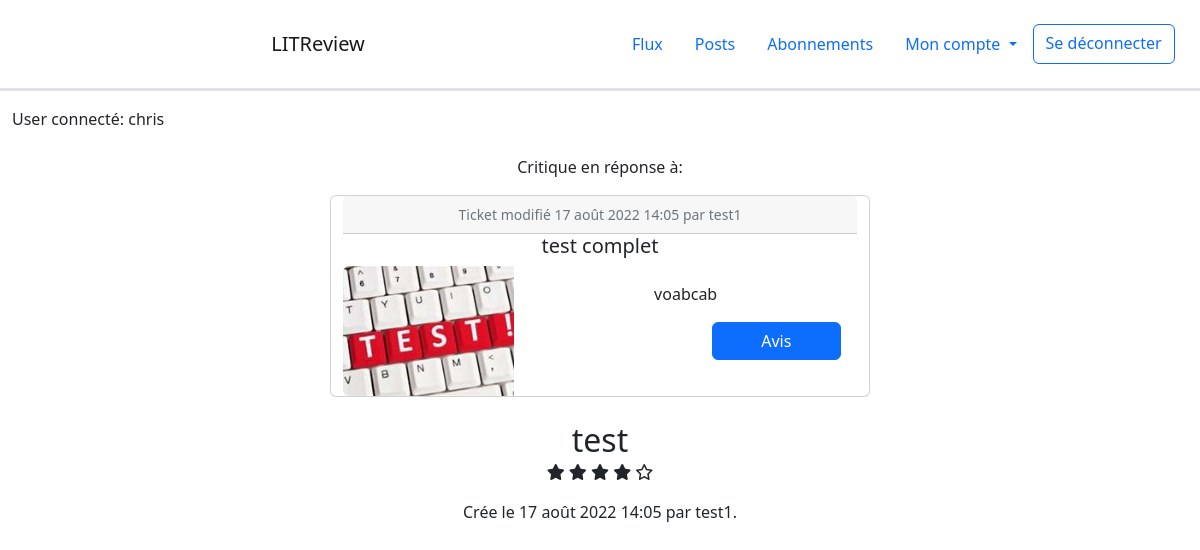
Page /review/34 (signed in) on the committed database.
### authentication/models.py (models this page shows)
class User(AbstractUser):
    follows = models.ManyToManyField(
        'self',
        symmetrical=False,
        verbose_name='Utilisateurs suivis: ',
        through='UserFollows',
        related_name='followed_users'
    )
    followers = models.ManyToManyField(
        'self',
        symmetrical=False,
        verbose_name='Utilisateurs abonnés: ',
        through='UserFollowing',
        related_name='followed_by'
    )

### reviews/models.py (models this page shows, shortened)
class Ticket(models.Model):
    title = models.fields.CharField(max_length=128)
    description = models.fields.TextField(max_length=2048, blank=True)
    image = models.ImageField(null=True, blank=True)
    time_created = models.DateTimeField(default=timezone.now)
    last_edited = models.DateTimeField(default=timezone.now, null=True)
    user = models.ForeignKey(settings.AUTH_USER_MODEL, null=True, on_delete=models.CASCADE)
    IMAGE_MAX_SIZE = (200, 200)

class Review(models.Model):
    class Rating(models.IntegerChoices):
        ZERO = 0
        ONE = 1
        TWO = 2
        THREE = 3
        FOUR = 4
        FIVE = 5
    ticket = models.ForeignKey(Ticket, on_delete=models.CASCADE)
    headline = models.fields.CharField(max_length=128)
    body = models.fields.TextField(max_length=8192, blank=True)
    rating = models.fields.IntegerField(choices=Rating.choices, default=0)
    time_created = models.DateTimeField(timezone.now)
    last_edited = models.DateTimeField(timezone.now, null=True)
    user = models.ForeignKey(settings.AUTH_USER_MODEL, on_delete=models.CASCADE)

### reviews/views.py (the view)
# urls.py: path('review/<int:review_id>', reviews.views.view_review, name='view_review'),
@login_required
def view_review(request, review_id):
    review = get_object_or_404(models.Review, id=review_id)
    ticket = get_object_or_404(models.Ticket, id=review.ticket.id)
    return render(request, 'reviews/view_review.html', {'review': review, 'ticket': ticket})

### reviews/templates/reviews/view_review.html (shortened to what this page needs)
{% extends 'base.html' %}
{% load review_tag %}
{% block content %}
<div class="container-fluid">
    <div class="card-body text-center">
        <div class="mt-4">
            <p>Critique en réponse à:</p>
            {% include 'reviews/partials/ticket_snippet.html' with ticket=ticket %}
        </div>
        <h2 class="card-title">{{ review.headline }}</h2>
        {% if review.rating == 0 %}
            <i class="fa-regular fa-star"></i>
            <i class="fa-regular fa-star"></i>
            <i class="fa-regular fa-star"></i>
            <i class="fa-regular fa-star"></i>
            <i class="fa-regular fa-star"></i>
        {% elif review.rating == 1 %}
            <i class="fa-solid fa-star"></i>
            <i class="fa-regular fa-star"></i>
            <i class="fa-regular fa-star"></i>
            <i class="fa-regular fa-star"></i>
            <i class="fa-regular fa-star"></i>
        {% elif review.rating == 2 %}
            <i class="fa-solid fa-star"></i>
            <i class="fa-solid fa-star"></i>
            <i class="fa-regular fa-star"></i>
            <i class="fa-regular fa-star"></i>
            <i class="fa-regular fa-star"></i>
        {% elif review.rating == 3 %}
            <i class="fa-solid fa-star"></i>
            <i class="fa-solid fa-star"></i>
            <i class="fa-solid fa-star"></i>
            <i class="fa-regular fa-star"></i>
            <i class="fa-regular fa-star"></i>
        {% elif review.rating == 4 %}
            <i class="fa-solid fa-star"></i>
            <i class="fa-solid fa-star"></i>
            <i class="fa-solid fa-star"></i>
            <i class="fa-solid fa-star"></i>
            <i class="fa-regular fa-star"></i>
        {% elif review.rating == 5 %}
            <i class="fa-solid fa-star"></i>
            <i class="fa-solid fa-star"></i>
            <i class="fa-solid fa-star"></i>
            <i class="fa-solid fa-star"></i>
            <i class="fa-solid fa-star"></i>
        {% endif %}
        {% if review.last_edited %}
            <p>Crée le {{ review.time_created }} par {{ review.user }}. <br>
            Dernière modification le {{ review.last_edited }}. </p>
        {% else %}
            <p>Crée le {{ review.time_created }} par {{ review.user }}. </p>
        {% endif %}
    </div>
</div>
{% endblock content %}

### templates/base.html (shortened to what this page needs)
<html>
    <head>
        <link href="https://cdn.jsdelivr.net/npm/bootstrap@5.2.0-beta1/dist/css/bootstrap.min.css"
              rel="stylesheet"
>
    </head>
    <body>
    <div class="container-fluid">
        <div class="row border-3 d-flex flex-column flex-md-row align-items-center p-3 px-md-4 mb-3 bg-white border-bottom box-shadow">
            <header>
                <nav class="navbar-expand navbar">
                    <a class="navbar-brand col col-6 text-center" href="{% url 'feed' %}">LITReview</a>
                    <div class="collapse navbar-collapse col flex-content-right" id="navbarSupportedContent">
                        <ul class="nav nav-pills flex-column flex-md-row">
                          <li class="nav-item">
                            {% url 'feed' as url %}
                            <a class="nav-link {% if request.path == url %}active{% endif %}" aria-current="page"
                               href="{{ url }}">Flux</a>
                          </li>
                          <li class="nav-item">
                              {% url 'posts' as url %}
                              <a class="nav-link {% if request.path == url %}active{% endif %}"
                                 href="{{ url }}">Posts</a>
                          </li>
                          <li class="nav-item">
                              {% url 'follow_users' as url %}
                              <a class="nav-link {% if request.path == url %}active{% endif %}"
                                 href="{{ url }}">Abonnements</a>
                          </li>
                          <li class="nav-item dropdown">
                              {% url 'password_change' as url %}
                              <a class="nav-link
                              dropdown-toggle"
                                 href="#" id="navbarDropdownMenuLink" role="button"
                                 data-bs-toggle="dropdown" aria-expanded="false">
                                Mon compte
                              </a>
                          </li>
                          <a class="btn btn-outline-primary" href="{% url 'logout' %}">Se déconnecter</a>
                        </ul>
                    </div>
                </nav>
            </header>
        </div>
        {% if request.user.is_authenticated %}
            <p>User connecté: {{ request.user.username }}</p>
        {% endif %}
    </div>
        {% block content %}
        {% endblock content %}
    </body>
</html>

### reviews/templates/reviews/partials/ticket_snippet.html (shortened to what this page needs)
{% load review_tag %}
<div class="container-fluid">
    <div class="row justify-content-center">
        <div class="card mb-4" style="max-width: 540px;">
          <div class="row g-0">
              <p class="card-header"><small class="text-muted">Ticket modifié {{ ticket.last_edited }}
                    par {{ ticket.user}}</small></p>
              <h5 class="card-title">{{ ticket.title }}</h5>
              {% if ticket.image %}
                <div class="col-md-4">
                  <img class="img-fluid rounded-start" src="{{ ticket.image.url }}">
                </div>
              {% endif %}
              <div class="card-body col-md-8">
                    <p class="card-text">{{ ticket.description }}</p>
                    <div class="text-end">
                        <a class="btn btn-primary col-5" href="{% url 'review' ticket.id %}">Avis</a>
                    </div>
              </div>
          </div>
        </div>
    </div>
</div>

### rows in the picture
User: user.username "chris"
Ticket: last_edited "17 août 2022 14:05", user "test1", title "test complet", image (picture), description "voabcab"
Review: headline "test", time_created "17 août 2022 14:05", user "test1"
